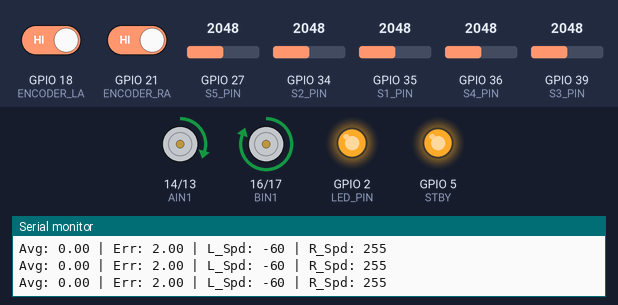
A sketch run on a simulated ESP32. On the bench: motor-driver pin pairs drawn as motors (green arrow = first pin HIGH = forward, orange = second pin HIGH = backward, longer = more drive, scaled by the enable pin, stopped while the standby pin is LOW), output pins drawn as LEDs (lit = HIGH), the last lines printed to the serial monitor. The inputs (shaded band) are chosen by the test bench; at power-on: GPIO 27 (S5_PIN) = 2048, GPIO 34 (S2_PIN) = 2048, GPIO 35 (S1_PIN) = 2048, GPIO 36 (S4_PIN) = 2048, GPIO 18 (ENCODER_LA) HIGH, GPIO 21 (ENCODER_RA) HIGH, GPIO 39 (S3_PIN) = 2048.

Above: at 4.2 s.
4.3 s: GPIO 27 (S5_PIN) set to 1945
At 5.1 s:
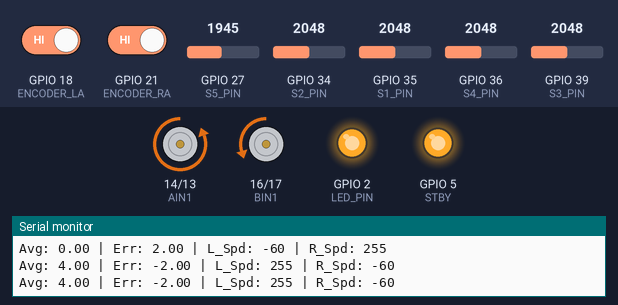
5.8 s: GPIO 34 (S2_PIN) set to 1949
At 6.3 s:
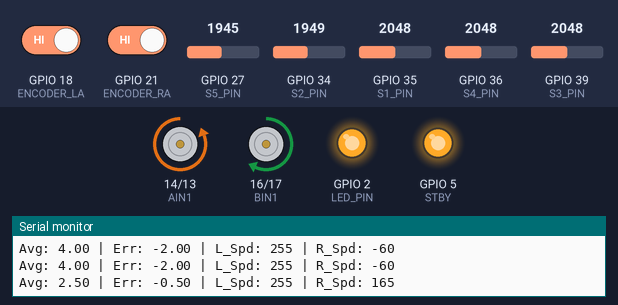
7.3 s: GPIO 35 (S1_PIN) set to 1965
At 8.5 s:
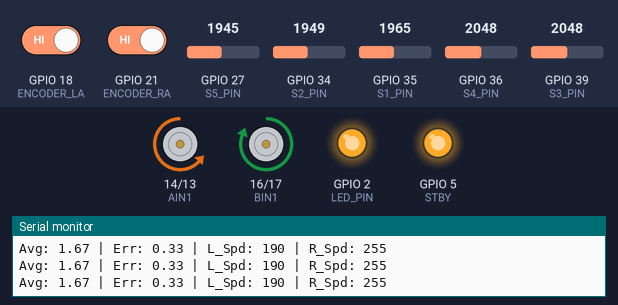
8.8 s: GPIO 36 (S4_PIN) set to 1960
At 9.8 s:
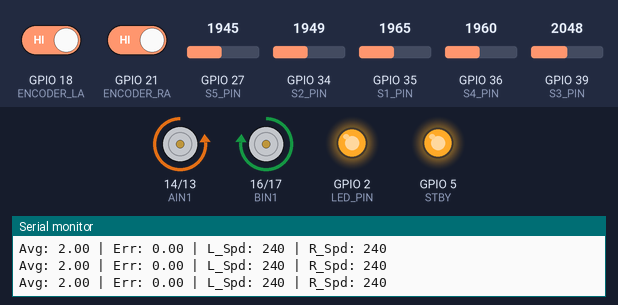
10.3 s: GPIO 34 (S2_PIN) set to 2040
At 10.9 s:
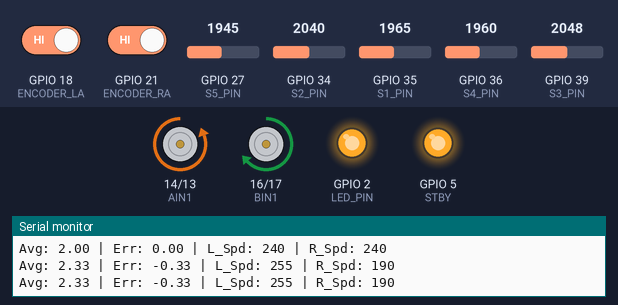
11.8 s: GPIO 35 (S1_PIN) set to 2040
At 12.1 s:
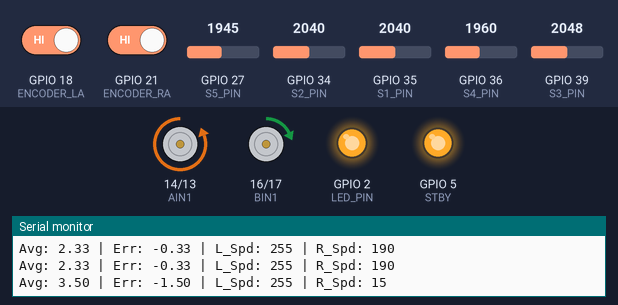
Timing chart, 0 to 14.3 s (numbered marks = the images above; inputs shaded):
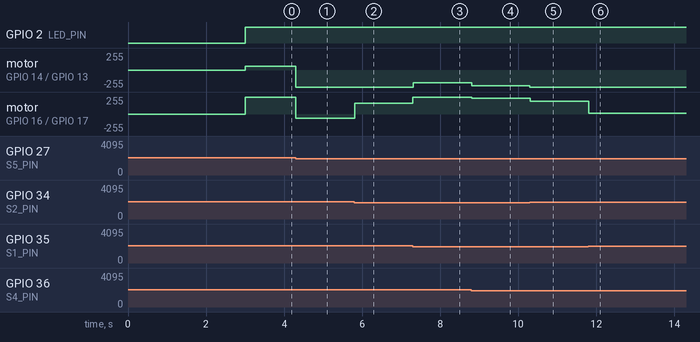

Measured:
- the behaviour switches between 2000 and 1999 on GPIO 27 (S5_PIN) (found by bisection; images 0 and 1)
- the behaviour switches between 2000 and 1999 on GPIO 34 (S2_PIN) (found by bisection; images 1 and 2)
- the behaviour switches between 2000 and 1999 on GPIO 35 (S1_PIN) (found by bisection; images 2 and 3)
- after the input at 4.3 s, motor on GPIO 14 (AIN1) / GPIO 13 (AIN2): forward 60/255 → backward 255/255 at once; motor on GPIO 16 (BIN1) / GPIO 17 (BIN2): forward 255/255 → backward 60/255 at once
- after the input at 5.8 s, motor on GPIO 16 (BIN1) / GPIO 17 (BIN2): backward 60/255 → forward 164/255 at once
- after the input at 7.3 s, motor on GPIO 14 (AIN1) / GPIO 13 (AIN2): backward 255/255 → backward 189/255 at once; motor on GPIO 16 (BIN1) / GPIO 17 (BIN2): forward 164/255 → forward 255/255 at once
- after the input at 8.8 s, motor on GPIO 14 (AIN1) / GPIO 13 (AIN2): backward 189/255 → backward 239/255 at once; motor on GPIO 16 (BIN1) / GPIO 17 (BIN2): forward 255/255 → forward 239/255 at once
- after the input at 10.3 s, motor on GPIO 14 (AIN1) / GPIO 13 (AIN2): backward 239/255 → backward 255/255 at once; motor on GPIO 16 (BIN1) / GPIO 17 (BIN2): forward 239/255 → forward 189/255 at once
- after the input at 11.8 s, motor on GPIO 16 (BIN1) / GPIO 17 (BIN2): forward 189/255 → forward 15/255 at once

The sketch:

line_follower_final.ino
```cpp
// TB6612FNG Motor Driver Pin Defines
#define PWMA 25
#define AIN1 14
#define AIN2 13
#define PWMB 4
#define BIN1 16
#define BIN2 17
#define STBY 5

// Sensor Pin Defines (5 channels)
#define S1_PIN 35
#define S2_PIN 34
#define S3_PIN 39
#define S4_PIN 36
#define S5_PIN 27

// Encoder Pins
#define ENCODER_LA 18  // Left Motor Encoder C1
#define ENCODER_LB 19  // Left Motor Encoder C2
#define ENCODER_RA 21  // Right Motor Encoder C1
#define ENCODER_RB 22  // Right Motor Encoder C2

// Push button and LED
#define LED_PIN 2      // Built-in LED

// PWM Settings for ESP32
#define PWM_FREQ 5000
#define PWM_RESOLUTION 8

int s[5];
int total;
int sensor_position;
int threshold = 2000;  // Adjust based on your sensor readings
bool isBlackLine = true;  // true for black line on white surface
float avg;
int position[5] = {0, 1, 2, 3, 4};  // Position weights
float set_point = 2.0;  // Center position

// Encoder variables
volatile long encoder_left_count = 0;
volatile long encoder_right_count = 0;
volatile long last_left_count = 0;
volatile long last_right_count = 0;
unsigned long last_rpm_time = 0;
float left_rpm = 0;
float right_rpm = 0;
long left_pulses_per_interval = 0;
long right_pulses_per_interval = 0;

// Encoder specifications
#define PULSES_PER_REVOLUTION 20
#define GEAR_RATIO 1

// Motor calibration
float left_motor_calibration = 1.0;
float right_motor_calibration = 1.0;

void IRAM_ATTR leftEncoderISR() {
  encoder_left_count++;
}

void IRAM_ATTR rightEncoderISR() {
  encoder_right_count++;
}

void setup() {
  // Motor driver pins
  pinMode(AIN1, OUTPUT);
  pinMode(AIN2, OUTPUT);
  pinMode(BIN1, OUTPUT);
  pinMode(BIN2, OUTPUT);
  pinMode(STBY, OUTPUT);

  digitalWrite(STBY, HIGH);

  // PWM Setup (ESP32 Core 3.0+ syntax)
  ledcAttach(PWMA, PWM_FREQ, PWM_RESOLUTION);
  ledcAttach(PWMB, PWM_FREQ, PWM_RESOLUTION);

  // Sensor pins
  pinMode(S1_PIN, INPUT);
  pinMode(S2_PIN, INPUT);
  pinMode(S3_PIN, INPUT);
  pinMode(S4_PIN, INPUT);
  pinMode(S5_PIN, INPUT);

  pinMode(LED_PIN, OUTPUT);

  // Encoder pins
  pinMode(ENCODER_LA, INPUT_PULLUP);
  pinMode(ENCODER_LB, INPUT_PULLUP);
  pinMode(ENCODER_RA, INPUT_PULLUP);
  pinMode(ENCODER_RB, INPUT_PULLUP);

  attachInterrupt(digitalPinToInterrupt(ENCODER_LA), leftEncoderISR, RISING);
  attachInterrupt(digitalPinToInterrupt(ENCODER_RA), rightEncoderISR, RISING);

  Serial.begin(115200);
  Serial.println("ESP32 Line Following Robot - MAX SPEED");
  Serial.println("Robot will start in 3 seconds...");
  delay(3000);
  Serial.println("Robot STARTED!");

  encoder_left_count = 0;
  encoder_right_count = 0;
}

void loop() {
  unsigned long current_time = millis();
  if (current_time - last_rpm_time >= 100) {
    calculate_rpm();
    last_rpm_time = current_time;
  }

  digitalWrite(LED_PIN, HIGH);
  PID_LINE_FOLLOW();
}

void calculate_rpm() {
  left_pulses_per_interval = encoder_left_count - last_left_count;
  right_pulses_per_interval = encoder_right_count - last_right_count;

  last_left_count = encoder_left_count;
  last_right_count = encoder_right_count;

  left_rpm = (float)left_pulses_per_interval / PULSES_PER_REVOLUTION * 600.0 / GEAR_RATIO;
  right_rpm = (float)right_pulses_per_interval / PULSES_PER_REVOLUTION * 600.0 / GEAR_RATIO;

  // Auto-calibration Logic
  static int calibration_samples = 0;
  static float calibration_ratio_sum = 0;

  // Only calibrate if moving reasonably fast and straight
  if (abs(left_pulses_per_interval) > 5 && abs(right_pulses_per_interval) > 5) {
    if (left_pulses_per_interval > right_pulses_per_interval) {
      float ratio = (float)right_pulses_per_interval / left_pulses_per_interval;
      calibration_ratio_sum += ratio;
      calibration_samples++;

      if (calibration_samples >= 20) {
        left_motor_calibration = calibration_ratio_sum / calibration_samples;
        calibration_samples = 0;
        calibration_ratio_sum = 0;
      }
    } else if (right_pulses_per_interval > left_pulses_per_interval) {
      float ratio = (float)left_pulses_per_interval / right_pulses_per_interval;
      calibration_ratio_sum += ratio;
      calibration_samples++;

      if (calibration_samples >= 20) {
        right_motor_calibration = calibration_ratio_sum / calibration_samples;
        calibration_samples = 0;
        calibration_ratio_sum = 0;
      }
    }
  }
}

void Sensor_reading() {
  sensor_position = 0;
  total = 0;
  int sensor_pins[5] = {S1_PIN, S2_PIN, S3_PIN, S4_PIN, S5_PIN};

  for (byte i = 0; i < 5; i++) {
    int val = analogRead(sensor_pins[i]);

    // Thresholding
    if (isBlackLine) {
      s[i] = (val < threshold) ? 1 : 0;
    } else {
      s[i] = (val > threshold) ? 1 : 0;
    }

    sensor_position += s[i] * position[i];
    total += s[i];
  }

  if (total > 0) {
    avg = (float)sensor_position / total;
  }
}

void PID_LINE_FOLLOW() {
  // --- TUNING FOR MAXIMUM SPEED ---
  // Base Speed: 240 (Near max 255)
  // KP: 150.0 (High Kp to force reverse on turns even at high forward speed)
  // KD: 250.0 (Very high Kd to dampen momentum and prevent oscillation)

  float kp = 150.0;
  float kd = 250.0;

  float PID_Value;
  float P, D;
  float error = 0;
  float previous_error = 0;

  // MAX SPEED SETTING
  int base_speed = 240;
  int left_motor_speed;
  int right_motor_speed;

  unsigned long last_debug = 0;

  while (true) {
    Sensor_reading();

    // 1. Calculate Error
    error = set_point - avg;

    P = error * kp;
    D = kd * (error - previous_error);
    PID_Value = P + D;
    previous_error = error;

    // 2. Calculate Speeds
    left_motor_speed = base_speed - PID_Value;
    right_motor_speed = base_speed + PID_Value;

    // 3. Constrain
    // Allow negative speeds (reverse) for sharp turning
    left_motor_speed = constrain(left_motor_speed, -255, 255);
    right_motor_speed = constrain(right_motor_speed, -255, 255);

    // 4. Debugging
    if (millis() - last_debug > 300) {
       Serial.print("Avg: "); Serial.print(avg);
       Serial.print(" | Err: "); Serial.print(error);
       Serial.print(" | L_Spd: "); Serial.print(left_motor_speed);
       Serial.print(" | R_Spd: "); Serial.println(right_motor_speed);
       last_debug = millis();
    }

    // 5. Motor Control
    motor(left_motor_speed, right_motor_speed);

    delay(2); // Small stability delay
  }
}

void motor(int left_speed, int right_speed) {
  // Apply Auto-calibration
  left_speed = left_speed * left_motor_calibration;
  right_speed = right_speed * right_motor_calibration;

  // --- LEFT MOTOR (Motor A) ---
  // Logic swapped for your specific wiring so Positive = Forward
  if (left_speed > 0) {
    digitalWrite(AIN1, LOW);
    digitalWrite(AIN2, HIGH);
  } else if (left_speed < 0) {
    digitalWrite(AIN1, HIGH);
    digitalWrite(AIN2, LOW);
    left_speed = -left_speed;
  } else {
    digitalWrite(AIN1, LOW);
    digitalWrite(AIN2, LOW);
  }

  // --- RIGHT MOTOR (Motor B) ---
  if (right_speed > 0) {
    digitalWrite(BIN1, HIGH);
    digitalWrite(BIN2, LOW);
  } else if (right_speed < 0) {
    digitalWrite(BIN1, LOW);
    digitalWrite(BIN2, HIGH);
    right_speed = -right_speed;
  } else {
    digitalWrite(BIN1, LOW);
    digitalWrite(BIN2, LOW);
  }

  // Final Safety Constrain
  left_speed = constrain(left_speed, 0, 255);
  right_speed = constrain(right_speed, 0, 255);

  ledcWrite(PWMA, left_speed);
  ledcWrite(PWMB, right_speed);
}
```
